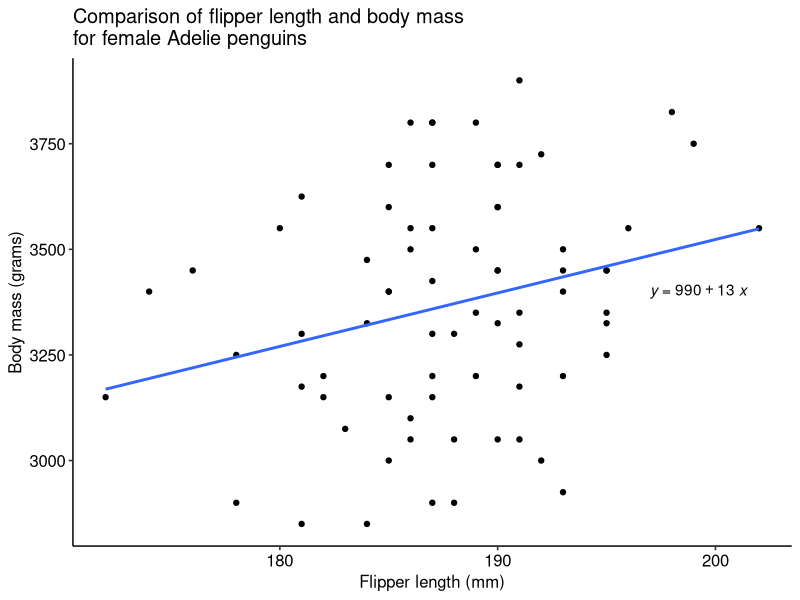
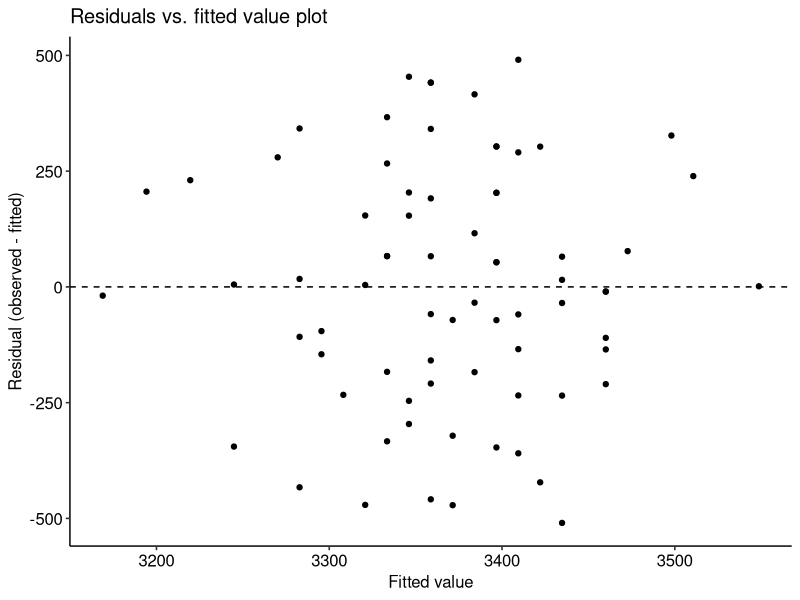

Write the R code that produced these figures, in order.
## ---- chunk 1
#| include: false
#| warning: false
#| message: false
# load libraries
library(tidyverse)
library(palmerpenguins)
library(ggpubr)
library(patchwork)
## ---- chunk 2
#| echo: false
#| warning: false
#| message: false
#| fig-cap: "Scatter plot of flipper length, in mm (x-axis) and body mass in grams (y-axis) with fitted linear regression model."
data(penguins)
adelie <- penguins |>
  filter(species == "Adelie" & sex == "female")
ggplot(adelie, aes(x = flipper_length_mm, y = body_mass_g)) +
  geom_point() +
  # helpful function for adding linear regression line below
  geom_smooth(method = "lm", se  = FALSE) +
  # helpful function from ggpubr package for labeling line below
  stat_regline_equation(label.x = 197, label.y = 3400) +
  theme_pubr() +
  ylab("Body mass (grams)") +
  xlab("Flipper length (mm)") +
  ggtitle("Comparison of flipper length and body mass\nfor female Adelie penguins")
## ---- chunk 3
#| echo: false
#| warning: false
#| message: false
lm_fit <- lm(body_mass_g ~ flipper_length_mm, data = adelie)
## ---- chunk 4
#| echo: false
#| warning: false
#| message: false
#| fig-cap: "Scatter plot of fitted values (x-axis) and residuals (y-axis) for a simple linear regression with body mass (g) as the response and flipper length (mm) as the predictor."
plot_dat <- data.frame(
  resid = resid(lm_fit),
  fitted = fitted(lm_fit)
)
ggplot(plot_dat, aes(x = fitted, y = resid)) +
  geom_point() +
  geom_hline(yintercept = 0, linetype = "dashed") +
  theme_pubr() +
  ylab("Residual (observed - fitted)") +
  xlab("Fitted value") +
  ggtitle("Residuals vs. fitted value plot")
